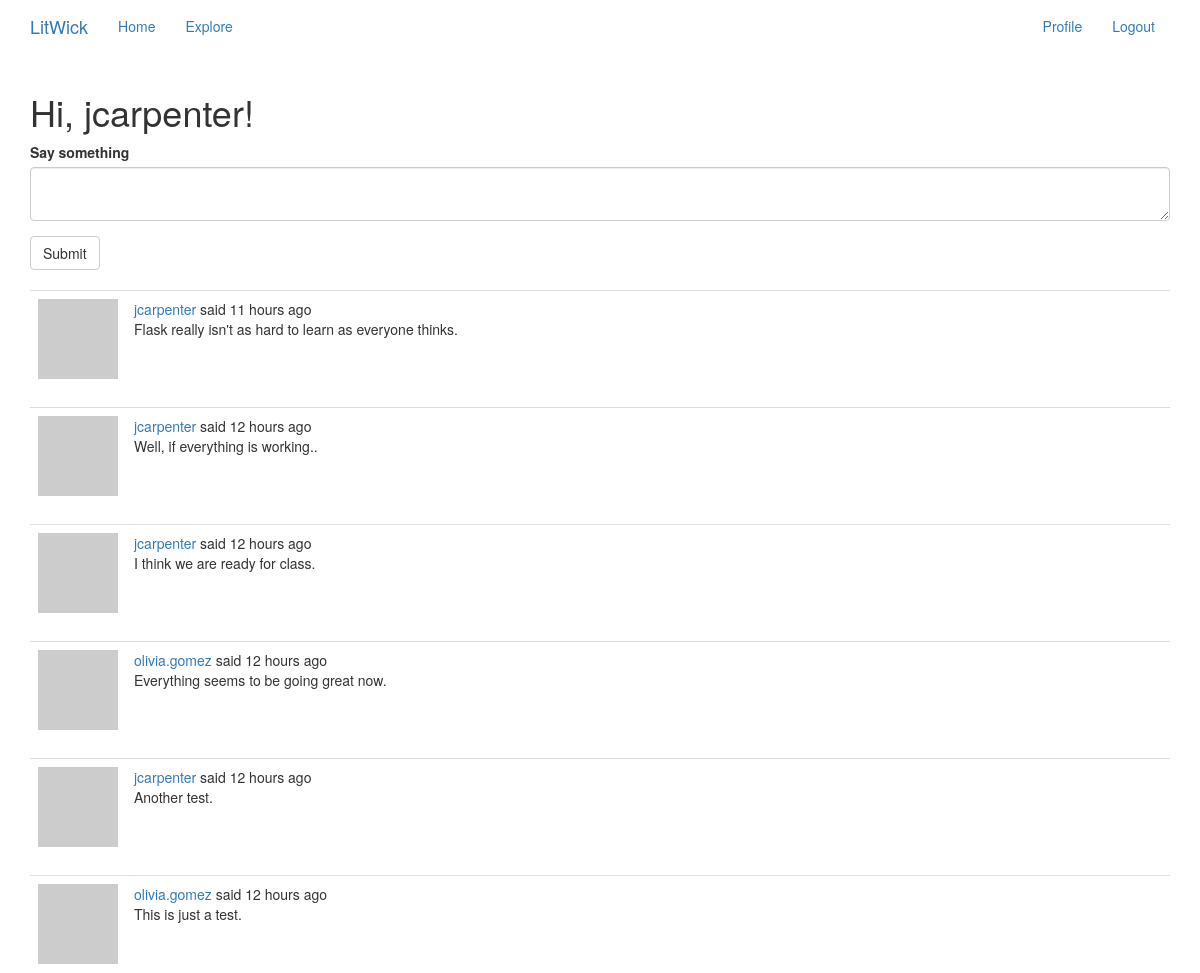
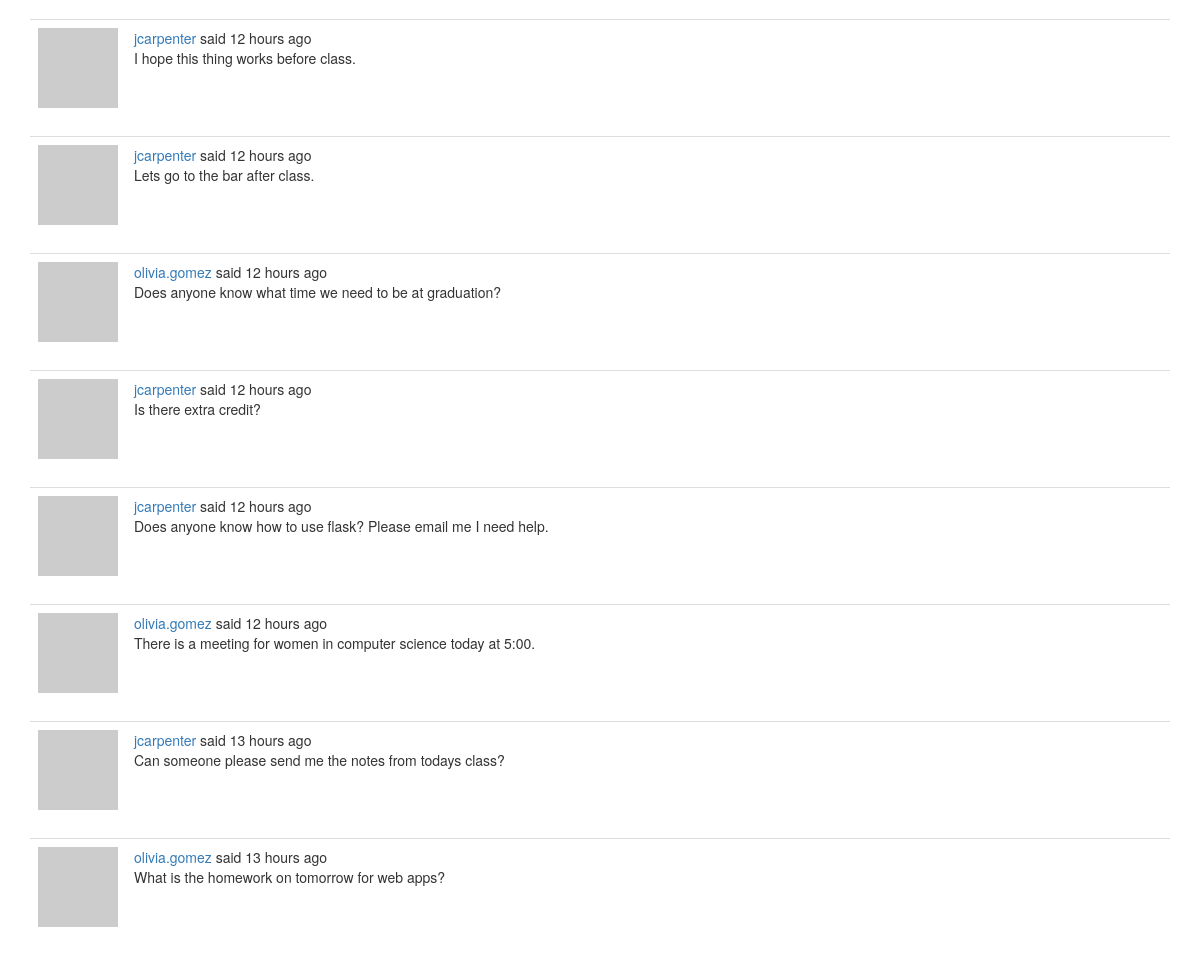
The app's page /index (signed in) with its own data (2 pictures, top to bottom).
### app/models.py (models this page shows, shortened)
class PaginatedAPIMixin(object):
    @staticmethod
    def to_collection_dict(query, page, per_page, endpoint, **kwargs):
        resources = query.paginate(page, per_page, False)
        data = {
            'items': [item.to_dict() for item in resources.items],
            '_meta': {
                'page': page,
                'per_page': per_page,
                'total_pages': resources.pages,
                'total_items': resources.total
            },
            '_links': {
                'self': url_for(endpoint, page=page, per_page=per_page,
                                **kwargs),
                'next': url_for(endpoint, page=page + 1, per_page=per_page,
                                **kwargs) if resources.has_next else None,
                'prev': url_for(endpoint, page=page - 1, per_page=per_page,
                                **kwargs) if resources.has_prev else None
            }
        }
        return data

class User(UserMixin, PaginatedAPIMixin, db.Model):
    id = db.Column(db.Integer, primary_key=True)
    username = db.Column(db.String(64), index=True, unique=True)
    email = db.Column(db.String(120), index=True, unique=True)
    password_hash = db.Column(db.String(128))
    posts = db.relationship('Post', backref='author', lazy='dynamic')
    about_me = db.Column(db.String(140))
    last_seen = db.Column(db.DateTime, default=datetime.utcnow)
    token = db.Column(db.String(32), index=True, unique=True)
    token_expiration = db.Column(db.DateTime)
    followed = db.relationship(
        'User', secondary=followers,
        primaryjoin=(followers.c.follower_id == id),
        secondaryjoin=(followers.c.followed_id == id),
        backref=db.backref('followers', lazy='dynamic'), lazy='dynamic')
    messages_sent = db.relationship('Message',
                                    foreign_keys='Message.sender_id',
                                    backref='author', lazy='dynamic')
    messages_received = db.relationship('Message',
                                        foreign_keys='Message.recipient_id',
                                        backref='recipient', lazy='dynamic')
    last_message_read_time = db.Column(db.DateTime)
    notifications = db.relationship('Notification', backref='user',
                                    lazy='dynamic')
    tasks = db.relationship('Task', backref='user', lazy='dynamic')
    def avatar(self, size):
        digest = md5(self.email.lower().encode('utf-8')).hexdigest()
        return 'https://www.gravatar.com/avatar/{}?d=identicon&s={}'.format(
            digest, size)
    def followed_posts(self):
        followed = Post.query.join(
            followers, (followers.c.followed_id == Post.user_id)).filter(
                followers.c.follower_id == self.id)
        own = Post.query.filter_by(user_id=self.id)
        return followed.union(own).order_by(Post.timestamp.desc())
    def get_tasks_in_progress(self):
        return Task.query.filter_by(user=self, complete=False).all()

class SearchableMixin(object):
    @classmethod
    def before_commit(cls, session):
        session._changes = {
            'add': list(session.new),
            'update': list(session.dirty),
            'delete': list(session.deleted)
        }
    @classmethod
    def after_commit(cls, session):
        for obj in session._changes['add']:
            if isinstance(obj, SearchableMixin):
                add_to_index(obj.__tablename__, obj)
        for obj in session._changes['update']:
            if isinstance(obj, SearchableMixin):
                add_to_index(obj.__tablename__, obj)
        for obj in session._changes['delete']:
            if isinstance(obj, SearchableMixin):
                remove_from_index(obj.__tablename__, obj)
        session._changes = None

class Post(SearchableMixin, db.Model):
    __searchable__ = ['body']
    id = db.Column(db.Integer, primary_key=True)
    body = db.Column(db.String(140))
    timestamp = db.Column(db.DateTime, index=True, default=datetime.utcnow)
    user_id = db.Column(db.Integer, db.ForeignKey('user.id'))
    language = db.Column(db.String(5))

### app/main/routes.py (the view, shortened to what this page needs)
@bp.route('/', methods=['GET', 'POST'])
@bp.route('/index', methods=['GET', 'POST'])
@login_required
def index():
    form = PostForm()
    page = request.args.get('page', 1, type=int)
    posts = current_user.followed_posts().paginate(
        page, current_app.config['POSTS_PER_PAGE'], False)
    next_url = url_for('main.index', page=posts.next_num) \
        if posts.has_next else None
    prev_url = url_for('main.index', page=posts.prev_num) \
        if posts.has_prev else None
    return render_template('index.html', title=_('Home'), form=form,
                           posts=posts.items, next_url=next_url,
                           prev_url=prev_url)

### app/main/forms.py
class SearchForm(FlaskForm):
    q = StringField(_l('Search'), validators=[DataRequired()])
    def __init__(self, *args, **kwargs):
        if 'formdata' not in kwargs:
            kwargs['formdata'] = request.args
        if 'csrf_enabled' not in kwargs:
            kwargs['csrf_enabled'] = False
        super(SearchForm, self).__init__(*args, **kwargs)

class PostForm(FlaskForm):
    post = TextAreaField(_l('Say something'), validators=[DataRequired()])
    submit = SubmitField(_l('Submit'))

### app/main/routes.py (called while the page is built)
@bp.before_app_request
def before_request():
    if current_user.is_authenticated:
        current_user.last_seen = datetime.utcnow()
        db.session.commit()
        g.search_form = SearchForm()
    g.locale = str(get_locale())

### app/models.py (called while the page is built)
@login.user_loader
def load_user(id):
    return User.query.get(int(id))

### app/templates/index.html
{% extends "base.html" %}
{% import 'bootstrap/wtf.html' as wtf %}
{% block app_content %}
    <h1>{{ _('Hi, %(username)s!', username=current_user.username) }}</h1>
    {% if form %}
    {{ wtf.quick_form(form) }}
    <br>
    {% endif %}
    {% for post in posts %}
        {% include '_post.html' %}
    {% endfor %}
{% endblock %}

### app/templates/base.html (shortened to what this page needs)
{% extends 'bootstrap/base.html' %}
{% block navbar %}
    <nav class="navbar navbar-dark bg-dark ">
        <div class="container">
            <div class="navbar-header">
                <a class="navbar-brand" href="{{ url_for('main.index') }}">LitWick</a>
            </div>
            <div class="collapse navbar-collapse" id="bs-example-navbar-collapse-1">
                <ul class="nav navbar-nav">
                    <li><a href="{{ url_for('main.index') }}">{{ _('Home') }}</a></li>
                    <li><a href="{{ url_for('main.explore') }}">{{ _('Explore') }}</a></li>
                </ul>
                <ul class="nav navbar-nav navbar-right">
                    {% if current_user.is_anonymous %}
                    <li><a href="{{ url_for('auth.login') }}">{{ _('Login') }}</a></li>
                    {% else %}
                    <li><a href="{{ url_for('main.user', username=current_user.username) }}">{{ _('Profile') }}</a></li>
                    <li><a href="{{ url_for('auth.logout') }}">{{ _('Logout') }}</a></li>
                    {% endif %}
                </ul>
            </div>
        </div>
    </nav>
{% endblock %}
{% block content %}
    <div class="container">
        {% block app_content %}{% endblock %}
    </div>
{% endblock %}

### app/templates/_post.html (shortened to what this page needs)
    <table class="table table-hover table-dark">
        <tr>
            <td width="70px">
                <a href="{{ url_for('main.user', username=post.author.username) }}">
                    <img src="{{ post.author.avatar(70) }}" />
                </a>
            </td>
            <td>
                {{ _('%(username)s said %(when)s',
                    username=user_link, when=moment(post.timestamp).fromNow()) }}
                <br>
                <span id="post{{ post.id }}">{{ post.body }}</span>
            </td>
        </tr>
    </table>

### records on screen
Post: body "Flask really isn't as hard to learn as everyone thinks."
Post: body "Well, if everything is working.."
Post: body "I think we are ready for class."
Post: body "Everything seems to be going great now."
Post: body "Another test."
Post: body "This is just a test."
Post: body "I hope this thing works before class."
Post: body "Lets go to the bar after class."
Post: body "Does anyone know what time we need to be at graduation?"
Post: body "Is there extra credit?"
Post: body "Does anyone know how to use flask? Please email me I need help."
Post: body "There is a meeting for women in computer science today at 5:00."
Post: body "Can someone please send me the notes from todays class?"
Post: body "What is the homework on tomorrow for web apps?"
